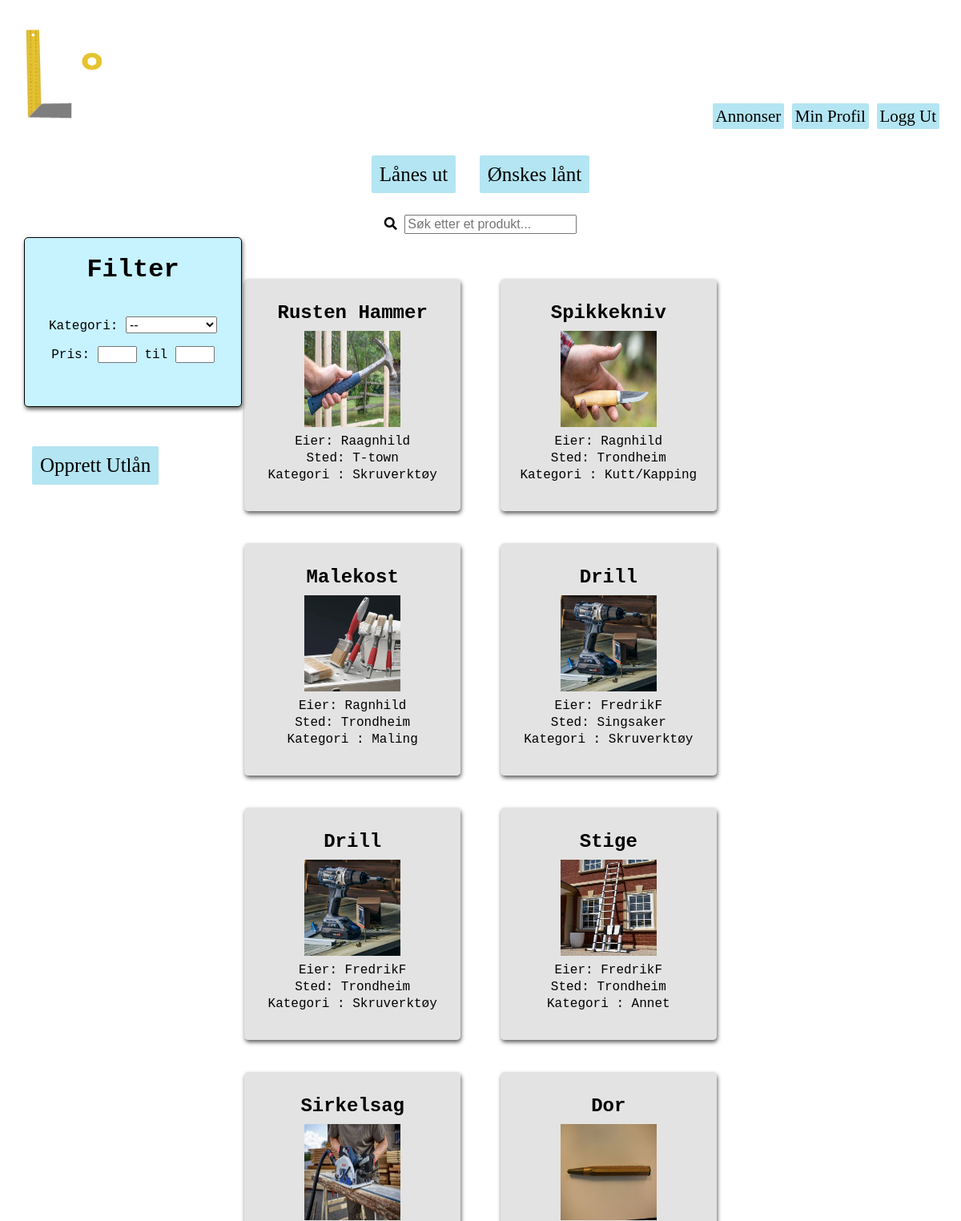
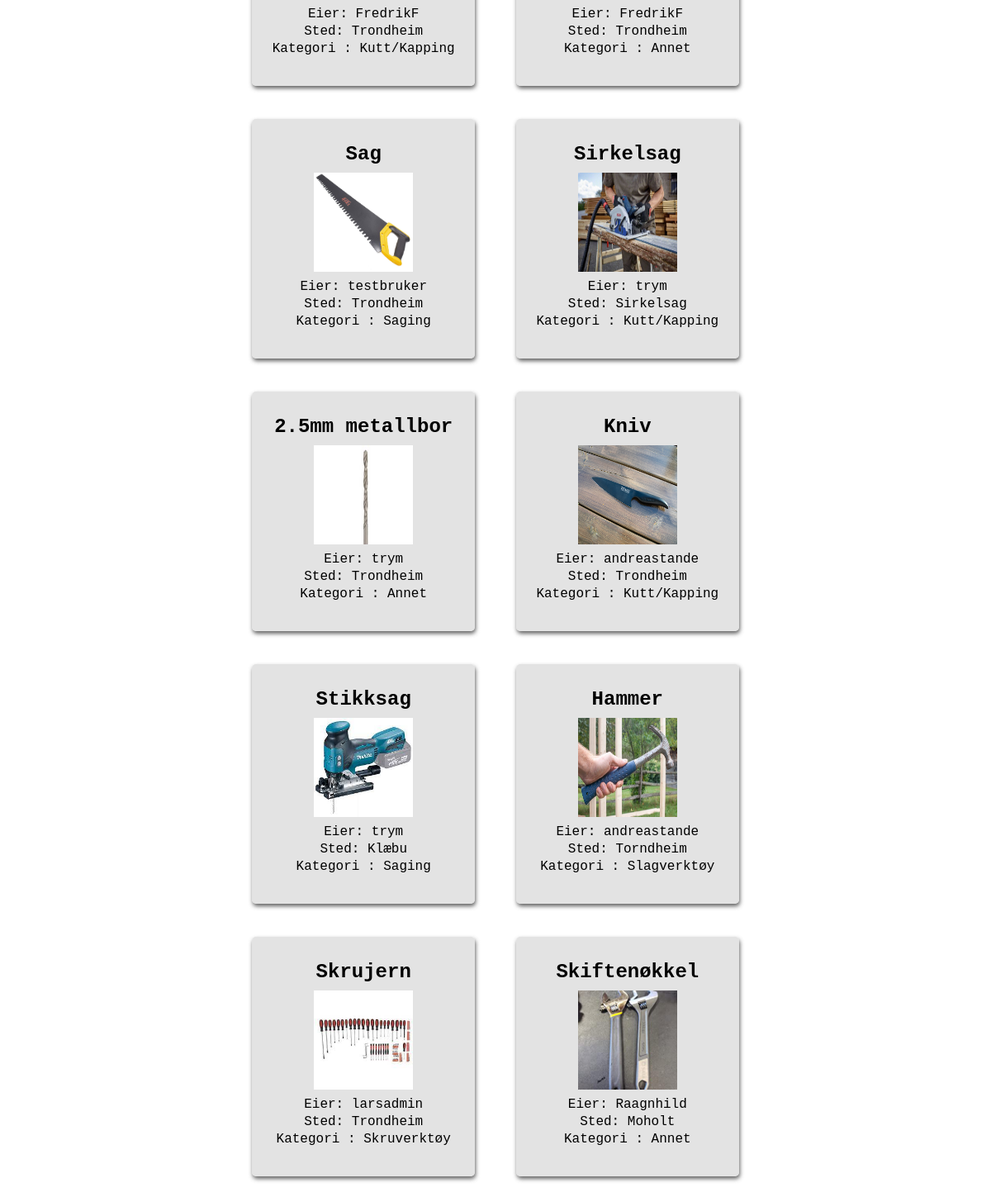
/homepage/listing/overview/utlån (signed in), run on the app's committed database (2 pictures, top to bottom).
### homepage/models.py (models this page shows, shortened)
class Listing(models.Model):
    owner = models.ForeignKey(User, verbose_name = 'User', on_delete=models.CASCADE, null=True) #user burde kanskje endres til settings.AUTH_USER_MODEL. må i så fall django.conf import settings
    title = models.CharField(max_length=50, verbose_name="Tittel")
    image = models.ImageField(upload_to='images/', null=True)
    loaned = models.BooleanField(default=False, verbose_name="Utlånt?")
    price = models.PositiveSmallIntegerField(verbose_name='Pris', default=0)
    location = models.CharField(max_length=100, verbose_name="Sted") #burde kanskje være annet enn CharField. Gjør det vanskelig å sortere etter denne attributten
    description = models.TextField(verbose_name="Beskrivelse")
    wantToLoan = models.BooleanField(default=False, verbose_name="Ønskes lånt?")
    SW = 1
    PT = 2
    WD = 3
    CT = 4
    SV = 5
    BO = 6
    OT = 7
    CATEGORY_CHOICES = (
        (SW, 'Saging'),
        (PT, 'Maling'),
        (WD, 'Sveising'),
        (CT, 'Kutt/Kapping'),
        (SV, 'Skruverktøy'),
        (BO, 'Slagverktøy'),
        (OT, 'Annet'),
    )
    category = models.PositiveSmallIntegerField(
        choices = CATEGORY_CHOICES,
        default = OT,
        verbose_name="Kategori",
    )

### homepage/views.py (the view, shortened to what this page needs)
# urls.py: path('listing/overview/<str:loan>', views.listing_overview, name='listing_overview'),
def listing_overview(request, loan):
    if loan=="utlån":
        ctx = {}
        q = request.GET.get('q', '')
        qs = request.GET.get('qs', '')
        min_price = request.GET.get('min_price', '')
        max_price = request.GET.get('max_price', '')
        if min_price == '':
            min_price = 0
        if qs and not max_price:
            searchedListings = Listing.objects.filter(Q(title__icontains=q) | Q(location__icontains=q), category=qs, price__range=(min_price, 9999), wantToLoan=False)
        elif qs and max_price:
            searchedListings = Listing.objects.filter(Q(title__icontains=q) | Q(location__icontains=q), category=qs, price__range=(min_price, max_price), wantToLoan=False)
        elif not qs and not max_price:
            searchedListings = Listing.objects.filter(Q(title__icontains=q) | Q(location__icontains=q), price__range=(min_price, 9999), wantToLoan=False)
        elif not qs and max_price:
            searchedListings = Listing.objects.filter(Q(title__icontains=q) | Q(location__icontains=q), price__range=(min_price, max_price), wantToLoan=False)
        else:
            searchedListings = Listing.objects.filter(Q(title__icontains=q) | Q(location__icontains=q), wantToLoan=False)
        ctx["searchedListings"] = searchedListings
        does_req_accept_json = request.accepts("application/json")
        is_ajax_request = request.headers.get("x-requested-with") == "XMLHttpRequest" and does_req_accept_json
        return render(request, 'homepage/listing_overview_loan.html', context=ctx)

### homepage/templates/homepage/listing_overview_loan.html (shortened to what this page needs)
{% extends "users/base.html" %}
{% block content %}
    <div class="row">
        <div class="column left" style="position:relative; left:30px">
            <div class="filtersquare" style = "position:fixed;">
                <h1>Filter</h1>
                <form action="" method="GET">
                    <br>
                    <label>Kategori: </label>
                    <select id="category-choice" name="qs" style="font-size: 16px;">
                        <option value="">--</option>
                    </select>
                    <label>Pris: </label>
                    <input type="text" id="min-price" min="0" name="min_price" maxlength="4" size="3" >
                    til <input type="text" id="max-price" name="max_price" maxlength="4" size="3">
                </form>
            </div>
            <br>
            <br>
            <a href="{% url 'homepage:add_listing' 'utlån' %}" style = "position:fixed;" class="knappAnnonse">Opprett Utlån</a>
        </div>
        <div class="column middle">
            <br>
            <form action="" method="POST">
                <a href="{% url 'homepage:listing_overview' 'utlån' %}" class="bigButton">Lånes ut</a>
                <a href="{% url 'homepage:listing_overview' 'lånbort' %}" class="bigButton">Ønskes lånt</a>
            </form>
            <br>
            <br>
            <form action="" method="GET">
                <i id="search-icon" class="fas fa-search"></i>
                <input id="user-input" type="text" placeholder="Søk etter et produkt..." name="q" style="font-size: 16px;">
            </form>
            <br>
            <br>
        </div>
        <div id="replaceable-content" class="column middle">
            {% include 'listing_overview_loan_partial.html' %}
        </div>
        </div class="column right"></div>
{% endblock content %}

### homepage/templates/homepage/listing_overview_loan_partial.html
{% if searchedListings %}
    {% for listing in searchedListings %}
        <div class="listingDIV">
            <a href="{% url 'homepage:listing' listing_id=listing.id %}" class="listingLink">invisible link!</a>
            <div class="listingContent">
                <h2>{{listing.title}}</h2>
                <div class="listingImg">
                    <img src="{{listing.image.url}} " width="120px" height="120px" />
                </div>
                <p>Eier: {{listing.owner}}</a> </a> </p>
                <p>Sted: {{listing.location}}</p>
                <p>Kategori : {{listing.get_category_display}}</p>
                <br>
            </div>
        </div>
    {% endfor %}
{% else %}
        <p>Ingen resultater</p>
{% endif %}

### users/static/stylish.css (style rules this page uses)
.bg { margin: 0px; background-image: url("../static/img/standinBG2_r.jpg"); background-size: cover; height: 100%; min-height: 100vh; font-family: 'Courier New', Courier, monospace; }
.bigButton { background-color: rgb(180, 229, 242); padding: 10px; text-decoration: none; box-shadow: 2px; font-family: "Times New Roman", Times, serif; color: black; border: none; border-radius: 2px; font-size: 25px; margin: 10px; }
.knappAnnonse { background-color: rgb(180, 229, 242); padding: 10px; text-decoration: none; box-shadow: 2px; font-family: "Times New Roman", Times, serif; color: black; border: none; border-radius: 2px; font-size: 25px; margin: 10px; position:relative; left:30px; display:inline-block; margin-top: 225px; }
.listingDIV, .listingDIVreq { background-color: rgba(218, 218, 218, 0.737); box-shadow: 1px 3px 5px rgba(63, 63, 63, 0.813); color: black; padding: 20px; margin: 20px; border-radius: 5px; display: inline-block; width: 230px; height: 250px; line-height: 5px; text-align: left; font-size: medium; }
.listingLink { color: transparent; position: absolute; width: inherit; height: inherit; line-height: normal; }
.listingImg { display: inline-block; height: 120px; width: 120px; }
.listingContent { text-align: center; }
.column { float: left; }
.left { padding-top: 110px; width: 20%; }
.middle { width: 60%; }
.filtersquare { width:270px; height:210px; border:1px solid black; background-color: rgb(199, 242, 255); box-shadow: 1px 3px 5px rgba(63, 63, 63, 0.813); border-radius: 5px; text-align: center; }
.row:after { content: ""; display: table; clear: both; }

### data on the page
Listing: title "Rusten Hammer", image (picture), owner "Raagnhild", location "T-town", category "Skruverktøy"
Listing: title "Spikkekniv", image (picture), owner "Ragnhild", location "Trondheim", category "Kutt/Kapping"
Listing: title "Malekost", image (picture), owner "Ragnhild", location "Trondheim", category "Maling"
Listing: title "Drill", image (picture), owner "FredrikF", location "Singsaker", category "Skruverktøy"
Listing: title "Drill", image (picture), owner "FredrikF", location "Trondheim", category "Skruverktøy"
Listing: title "Stige", image (picture), owner "FredrikF", location "Trondheim", category "Annet"
Listing: title "Sirkelsag", image (picture), owner "FredrikF", location "Trondheim", category "Kutt/Kapping"
Listing: title "Dor", image (picture), owner "FredrikF", location "Trondheim", category "Annet"
Listing: title "Sag", image (picture), owner "testbruker", location "Trondheim", category "Saging"
Listing: title "Sirkelsag", image (picture), owner "trym", location "Sirkelsag", category "Kutt/Kapping"
Listing: title "2.5mm metallbor", image (picture), owner "trym", location "Trondheim", category "Annet"
Listing: title "Kniv", image (picture), owner "andreastande", location "Trondheim", category "Kutt/Kapping"
Listing: title "Stikksag", image (picture), owner "trym", location "Klæbu", category "Saging"
Listing: title "Hammer", image (picture), owner "andreastande", location "Torndheim", category "Slagverktøy"
Listing: title "Skrujern", image (picture), owner "larsadmin", location "Trondheim", category "Skruverktøy"
Listing: title "Skiftenøkkel", image (picture), owner "Raagnhild", location "Moholt", category "Annet"
